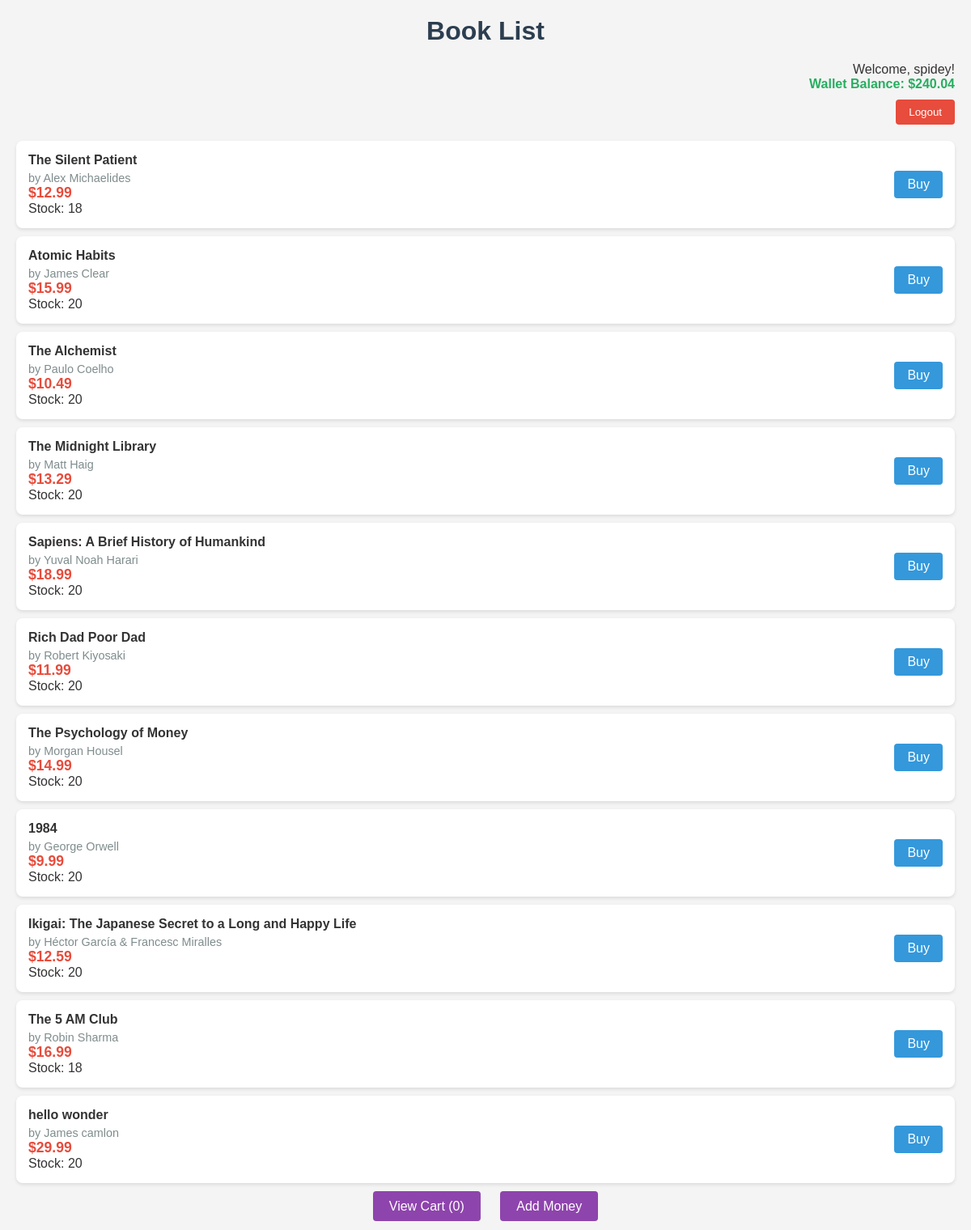
/books/ (signed in), run on the app's committed database.
### books/models.py (models this page shows, shortened)
class Profile(models.Model):
    user = models.OneToOneField(User, on_delete=models.CASCADE, unique=True)  # Ensure uniqueness
    wallet_balance = models.DecimalField(max_digits=10, decimal_places=2, default=0.00)

class Book(models.Model):
    title = models.CharField(max_length=200)
    author = models.CharField(max_length=100)
    price = models.DecimalField(max_digits=6, decimal_places=2)
    description = models.TextField()
    stock = models.PositiveIntegerField(default=0)

### books/views.py (the view)
# urls.py: path('', views.book_list, name='book_list'),
@login_required
def book_list(request):
    books = Book.objects.all()
    return render(request, 'book_list.html', {'books': books})

### books/templates/book_list.html (shortened to what this page needs)
<!DOCTYPE html>
<html>
<head>
</head>
<body>
    <h1>Book List</h1>
    <div class="auth-links">
        {% if user.is_authenticated %}
            <p>Welcome, {{ user.username }}!</p>
            <p class="wallet-balance">Wallet Balance: ${{ user.profile.wallet_balance }}</p>
            <form action="{% url 'logout' %}" method="post">
                <button type="submit" class="logout-button">Logout</button>
            </form>
        {% else %}
            <p class="login-signup">
                <a href="{% url 'login' %}">Login</a> |
                <a href="{% url 'signup' %}">Sign Up</a>
            </p>
        {% endif %}
    </div>
    <ul>
        {% for book in books %}
            <li>
                <div class="book-details">
                    <div class="book-title">{{ book.title }}</div>
                    <div class="book-author">by {{ book.author }}</div>
                    <div class="book-price">${{ book.price }}</div>
                    <div>Stock: {{ book.stock }}</div>
                </div>
                {% if user.is_authenticated %}
                    <a href="{% url 'buy_book' book.id %}" class="buy-button">Buy</a>
                {% endif %}
            </li>
        {% empty %}
            <li>No books available.</li>
        {% endfor %}
    </ul>
    <div class="cart-link">
        <a href="{% url 'view_cart' %}">View Cart ({{ request.user.cart_set.count }})</a>
        <a href="{% url 'add_money' %}">Add Money</a>
    </div>
</body>
</html>

### books/templates/book_list.html (style rules this page uses)
* { margin: 0; padding: 0; box-sizing: border-box; }
body { font-family: Arial, sans-serif; background-color: #f4f4f4; padding: 20px; color: #333; }
h1 { text-align: center; color: #2c3e50; margin-bottom: 20px; }
.auth-links { text-align: right; margin-bottom: 20px; }
ul { list-style-type: none; padding: 0; }
li { background-color: white; padding: 15px; margin-bottom: 10px; border-radius: 8px; box-shadow: 0 2px 4px rgba(0, 0, 0, 0.1); display: flex; justify-content: space-between; align-items: center; transition: transform 0.3s ease; }
.book-details { flex-grow: 1; margin-right: 20px; }
.book-title { font-weight: bold; margin-bottom: 5px; }
.book-author { color: #7f8c8d; font-size: 0.9em; }
.book-price { color: #e74c3c; font-weight: bold; font-size: 1.1em; }
.buy-button { background-color: #3498db; color: white; padding: 8px 16px; border-radius: 4px; text-decoration: none; transition: background-color 0.3s ease; }
.cart-link { display: block; text-align: center; margin-top: 20px; }
.cart-link a { background-color: #8e44ad; color: white; padding: 10px 20px; border-radius: 4px; text-decoration: none; margin: 0 10px; transition: background-color 0.3s ease; }
.wallet-balance { font-weight: bold; color: #27ae60; }
.logout-button { background-color: #e74c3c; color: white; border: none; padding: 8px 16px; border-radius: 4px; cursor: pointer; transition: background-color 0.3s ease; }
form { margin-top: 10px; }

### data on the page
Book: title "The Silent Patient", author "Alex Michaelides", price "12.99", stock "18"
Book: title "Atomic Habits", author "James Clear", price "15.99", stock "20"
Book: title "The Alchemist", author "Paulo Coelho", price "10.49", stock "20"
Book: title "The Midnight Library", author "Matt Haig", price "13.29", stock "20"
Book: title "Sapiens: A Brief History of Humankind", author "Yuval Noah Harari", price "18.99", stock "20"
Book: title "Rich Dad Poor Dad", author "Robert Kiyosaki", price "11.99", stock "20"
Book: title "The Psychology of Money", author "Morgan Housel", price "14.99", stock "20"
Book: title "1984", author "George Orwell", price "9.99", stock "20"
Book: title "Ikigai: The Japanese Secret to a Long and Happy Life", author "Héctor García & Francesc Miralles", price "12.59", stock "20"
Book: title "The 5 AM Club", author "Robin Sharma", price "16.99", stock "18"
Book: title "hello wonder", author "James camlon", price "29.99", stock "20"

### other printed values
{{ user.username }} "spidey"
{{ user.profile.wallet_balance }} "240.04"
{{ request.user.cart_set.count }} "0"
